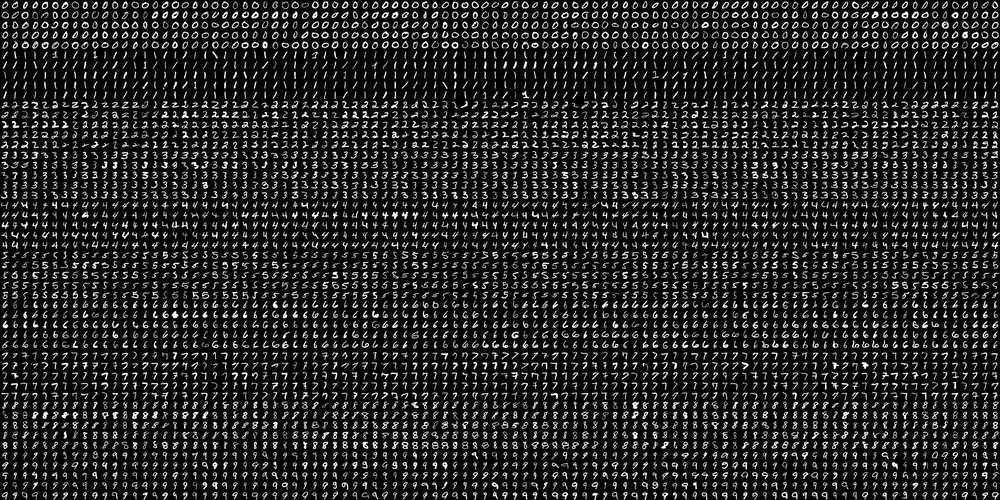
#> input picture Assignment 2/training_digits.png, 1000 x 500 px, shrunk from 2000 x 1000 before the run
$ python -i region_detect.py   (imports and definitions only)
#> lines starting #> are read from the running program, lines starting #| are printed output that depends on the picture
#> further down, picture is the input picture: shape (500, 1000, 3); min 0, max 255, mean 36.1
import cv2 as cv
import numpy

REGION_PADDING = 0.1

def detect_regions(image):
    image = cv.medianBlur(image, 3)
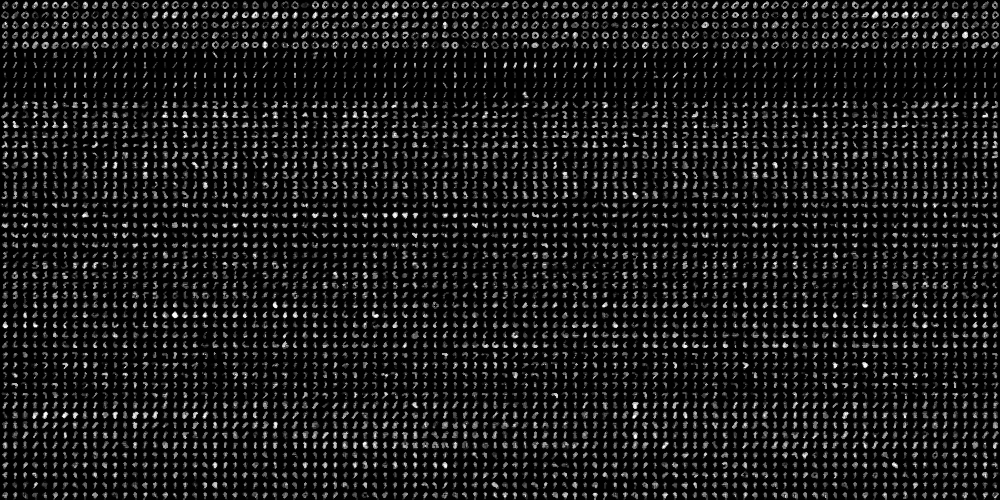
#> image: shape (500, 1000, 3); min 0, max 255, mean 24.9
    grey = cv.cvtColor(image, cv.COLOR_BGR2GRAY)
    grey = cv.normalize(grey, None, 0, 255, cv.NORM_MINMAX)
    _, binary = cv.threshold(grey, 0, 255, cv.THRESH_OTSU)
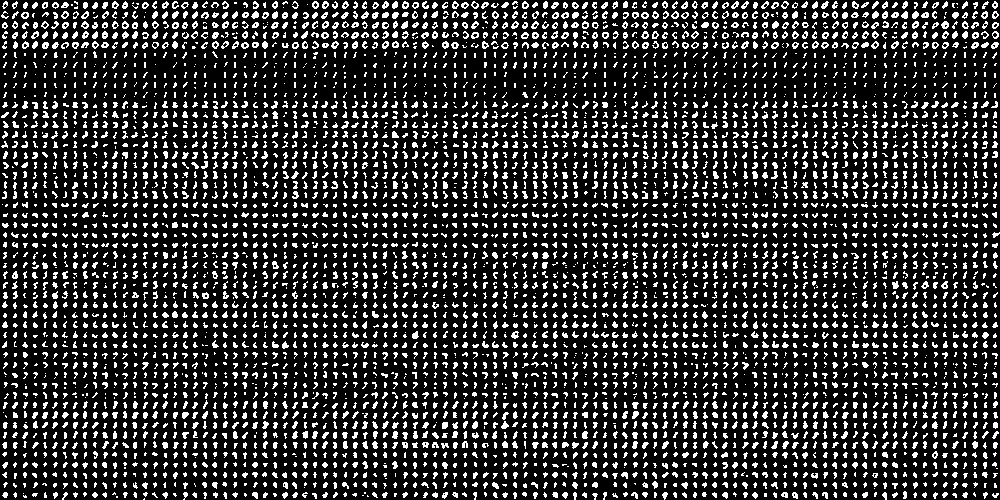
#> binary: shape (500, 1000); 18.6% white in thin lines or dots
    binary = cv.medianBlur(binary, 3)
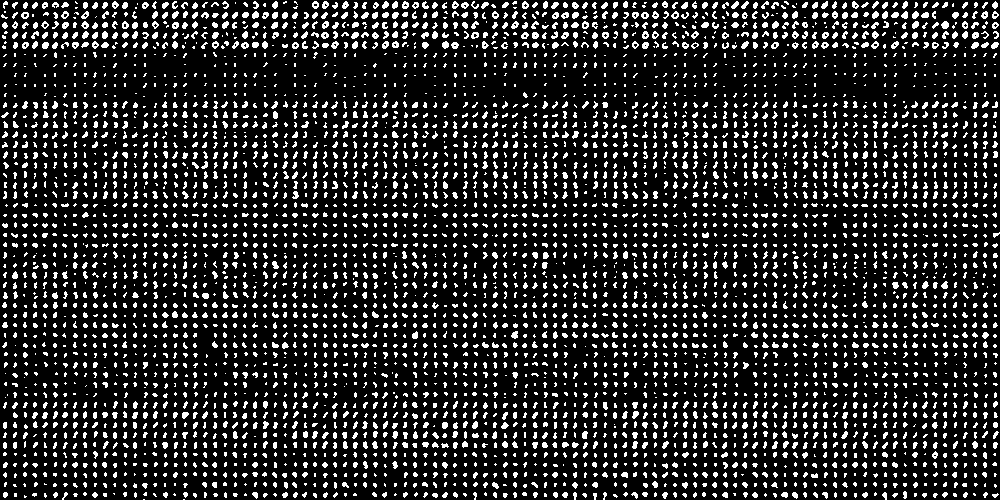
#> binary: shape (500, 1000); 15.7% white in thin lines or dots
    region_count, labels = cv.connectedComponents(binary)
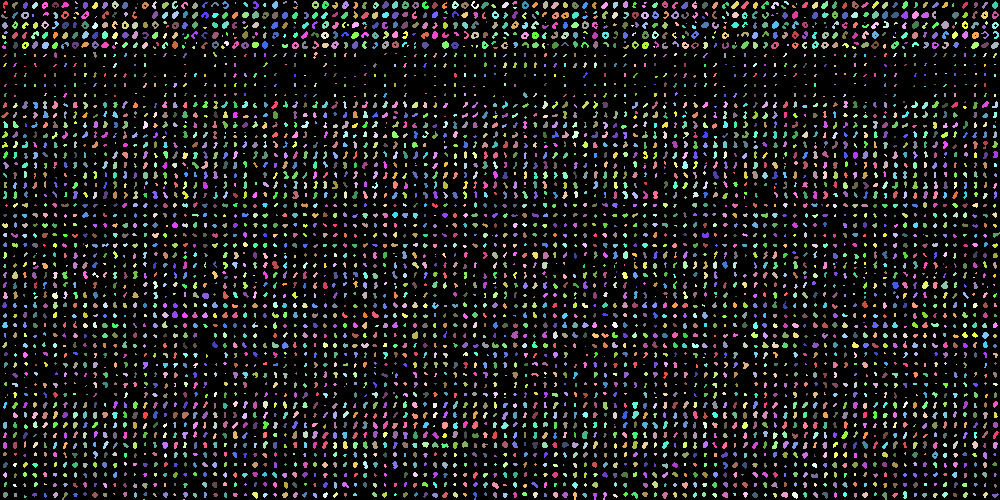
#> labels: shape (500, 1000) int32; 5012 distinct labels, from 0 to 5011; one colour per label, 0 black
#> region_count = 5012
    # Group points by region.
    region_points = [numpy.flip(numpy.argwhere(labels == l), 1) for l in range(region_count)]
#> region_points = 5012 items
    # Calculate region bounding boxes.
    boxes = [cv.boundingRect(ps) for ps in region_points]
#> boxes = 5012 items, first 6: (0, 0, 1000, 500), (3, 1, 5, 8), (75, 1, 3, 3), (112, 1, 7, 8), (152, 1, 5, 8), (172, 1, 6, 8)
    boxes = [b for b in boxes if region_filter(b)]
#> boxes = []
    adjusted_boxes = [
        (max(0, int(x - w * REGION_PADDING)),
         max(0, int(y - h * REGION_PADDING)),
         min(image.shape[1], int(x + w * (1 + REGION_PADDING))),
         min(image.shape[0], int(y + h * (1 + REGION_PADDING))))
        for x, y, w, h in boxes
    ]
#> adjusted_boxes = []
    return adjusted_boxes

def region_filter(box):
    x, y, width, height = box

    # Filter out tiny regions, most likely noise and not digits.
    area = width * height
    if area < 100:
        return False

    # Digits typically have aspect ratios < 1, but not too low.
    aspect_ratio = width / height
    if not 0.2 < aspect_ratio < 0.8:
        return False

    return True

>>> import cv2
>>> picture = cv2.imread('training_digits.png')
>>> result = detect_regions(picture)
#> result = []
